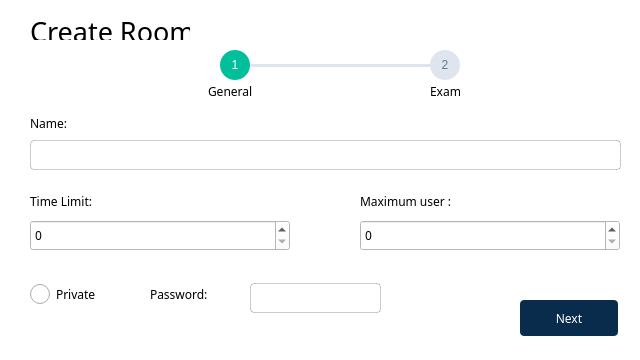
<?xml version="1.0" encoding="UTF-8"?>
<ui version="4.0">
 <class>CreateRoomDiaLog</class>
 <widget class="QDialog" name="CreateRoomDiaLog">
  <property name="geometry">
   <rect>
    <x>0</x>
    <y>0</y>
    <width>640</width>
    <height>360</height>
   </rect>
  </property>
  <property name="windowTitle">
   <string>Dialog</string>
  </property>
  <property name="styleSheet">
   <string notr="true">background-color: #fff;</string>
  </property>
  <widget class="QLabel" name="label">
   <property name="geometry">
    <rect>
     <x>30</x>
     <y>20</y>
     <width>160</width>
     <height>22</height>
    </rect>
   </property>
   <property name="font">
    <font>
     <family>Source Sans 3 Medium</family>
     <pointsize>20</pointsize>
     <weight>50</weight>
     <bold>false</bold>
    </font>
   </property>
   <property name="text">
    <string>Create Room</string>
   </property>
  </widget>
  <widget class="QStackedWidget" name="stackedWidget">
   <property name="geometry">
    <rect>
     <x>0</x>
     <y>40</y>
     <width>641</width>
     <height>311</height>
    </rect>
   </property>
   <widget class="QWidget" name="page">
    <widget class="QLabel" name="label_4">
     <property name="geometry">
      <rect>
       <x>30</x>
       <y>72</y>
       <width>75</width>
       <height>22</height>
      </rect>
     </property>
     <property name="font">
      <font>
       <family>Source Sans 3</family>
      </font>
     </property>
     <property name="text">
      <string>Name:</string>
     </property>
    </widget>
    <widget class="QLineEdit" name="nameLineEdit">
     <property name="geometry">
      <rect>
       <x>30</x>
       <y>100</y>
       <width>591</width>
       <height>30</height>
      </rect>
     </property>
     <property name="font">
      <font>
       <family>Source Sans 3</family>
       <pointsize>13</pointsize>
      </font>
     </property>
     <property name="styleSheet">
      <string notr="true">border: 1px solid rgba(0,0,0,0.2);
border-radius: 4px;
padding-left: 10px;
</string>
     </property>
    </widget>
    <widget class="QLabel" name="label_5">
     <property name="geometry">
      <rect>
       <x>30</x>
       <y>150</y>
       <width>91</width>
       <height>22</height>
      </rect>
     </property>
     <property name="font">
      <font>
       <family>Source Sans 3</family>
      </font>
     </property>
     <property name="text">
      <string>Time Limit:</string>
     </property>
    </widget>
    <widget class="QLabel" name="capacity_label">
     <property name="geometry">
      <rect>
       <x>360</x>
       <y>150</y>
       <width>121</width>
       <height>22</height>
      </rect>
     </property>
     <property name="font">
      <font>
       <family>Source Sans 3</family>
      </font>
     </property>
     <property name="text">
      <string>Maximum user :</string>
     </property>
    </widget>
    <widget class="QRadioButton" name="privateRadioButton">
     <property name="geometry">
      <rect>
       <x>30</x>
       <y>240</y>
       <width>111</width>
       <height>28</height>
      </rect>
     </property>
     <property name="font">
      <font>
       <family>Source Sans 3</family>
      </font>
     </property>
     <property name="styleSheet">
      <string notr="true">QRadioButton::indicator {
	width: 20px; 
	height: 20px;
}</string>
     </property>
     <property name="text">
      <string>Private</string>
     </property>
    </widget>
    <widget class="QPushButton" name="nextButton">
     <property name="geometry">
      <rect>
       <x>520</x>
       <y>260</y>
       <width>98</width>
       <height>36</height>
      </rect>
     </property>
     <property name="font">
      <font>
       <family>Source Sans 3 SemiBold</family>
      </font>
     </property>
     <property name="cursor">
      <cursorShape>PointingHandCursor</cursorShape>
     </property>
     <property name="styleSheet">
      <string notr="true">#nextButton {
	background-color: rgb(9, 44, 76);
	border: none;
	color: #fff;
	border-radius: 4px;
}

#nextButton:hover {
	background-color: rgba(9, 44, 76, 0.9);
}</string>
     </property>
     <property name="text">
      <string>Next</string>
     </property>
    </widget>
    <widget class="QSpinBox" name="timeSpinBox">
     <property name="geometry">
      <rect>
       <x>30</x>
       <y>180</y>
       <width>260</width>
       <height>31</height>
      </rect>
     </property>
     <property name="font">
      <font>
       <family>Source Sans 3</family>
      </font>
     </property>
    </widget>
    <widget class="QSpinBox" name="capacitySpinBox">
     <property name="geometry">
      <rect>
       <x>360</x>
       <y>180</y>
       <width>260</width>
       <height>31</height>
      </rect>
     </property>
     <property name="font">
      <font>
       <family>Source Sans 3</family>
      </font>
     </property>
    </widget>
    <widget class="QWidget" name="widget" native="true">
     <property name="geometry">
      <rect>
       <x>160</x>
       <y>0</y>
       <width>401</width>
       <height>71</height>
      </rect>
     </property>
     <widget class="QLabel" name="label_6">
      <property name="geometry">
       <rect>
        <x>60</x>
        <y>10</y>
        <width>30</width>
        <height>30</height>
       </rect>
      </property>
      <property name="styleSheet">
       <string notr="true">background-color:  rgb(0, 191, 154);
border-radius: 15px;
color: #fff</string>
      </property>
      <property name="text">
       <string>1</string>
      </property>
      <property name="alignment">
       <set>Qt::AlignCenter</set>
      </property>
     </widget>
     <widget class="QLabel" name="label_17">
      <property name="geometry">
       <rect>
        <x>48</x>
        <y>40</y>
        <width>61</width>
        <height>22</height>
       </rect>
      </property>
      <property name="font">
       <font>
        <family>Source Sans 3</family>
       </font>
      </property>
      <property name="text">
       <string>General</string>
      </property>
     </widget>
     <widget class="QLabel" name="label_18">
      <property name="geometry">
       <rect>
        <x>270</x>
        <y>10</y>
        <width>30</width>
        <height>30</height>
       </rect>
      </property>
      <property name="styleSheet">
       <string notr="true">background-color: #DEE5EF;
border-radius: 15px;
color: #67758D; </string>
      </property>
      <property name="text">
       <string>2</string>
      </property>
      <property name="alignment">
       <set>Qt::AlignCenter</set>
      </property>
     </widget>
     <widget class="QLabel" name="label_19">
      <property name="geometry">
       <rect>
        <x>245</x>
        <y>40</y>
        <width>81</width>
        <height>22</height>
       </rect>
      </property>
      <property name="font">
       <font>
        <family>Source Sans 3</family>
       </font>
      </property>
      <property name="text">
       <string>Exam</string>
      </property>
      <property name="alignment">
       <set>Qt::AlignCenter</set>
      </property>
     </widget>
     <widget class="QWidget" name="widget_3" native="true">
      <property name="geometry">
       <rect>
        <x>90</x>
        <y>24</y>
        <width>181</width>
        <height>3</height>
       </rect>
      </property>
      <property name="styleSheet">
       <string notr="true">background-color: #DEE5EF;</string>
      </property>
     </widget>
    </widget>
    <widget class="QWidget" name="passwordInput" native="true">
     <property name="geometry">
      <rect>
       <x>140</x>
       <y>233</y>
       <width>261</width>
       <height>51</height>
      </rect>
     </property>
     <widget class="QLabel" name="label_7">
      <property name="enabled">
       <bool>true</bool>
      </property>
      <property name="geometry">
       <rect>
        <x>10</x>
        <y>10</y>
        <width>81</width>
        <height>22</height>
       </rect>
      </property>
      <property name="font">
       <font>
        <family>Source Sans 3</family>
       </font>
      </property>
      <property name="text">
       <string>Password:</string>
      </property>
     </widget>
     <widget class="QLineEdit" name="passwordLineEdit">
      <property name="geometry">
       <rect>
        <x>110</x>
        <y>10</y>
        <width>131</width>
        <height>30</height>
       </rect>
      </property>
      <property name="font">
       <font>
        <family>Source Sans 3</family>
       </font>
      </property>
      <property name="styleSheet">
       <string notr="true">border: 1px solid rgba(0,0,0,0.2);
border-radius: 4px;
padding-left: 10px;
</string>
      </property>
     </widget>
    </widget>
   </widget>
   <widget class="QWidget" name="page_2">
    <widget class="QLabel" name="label_8">
     <property name="geometry">
      <rect>
       <x>30</x>
       <y>72</y>
       <width>75</width>
       <height>22</height>
      </rect>
     </property>
     <property name="font">
      <font>
       <family>Source Sans 3</family>
      </font>
     </property>
     <property name="text">
      <string>Category:</string>
     </property>
    </widget>
    <widget class="QComboBox" name="categoryComboBox">
     <property name="geometry">
      <rect>
       <x>30</x>
       <y>100</y>
       <width>601</width>
       <height>30</height>
      </rect>
     </property>
     <property name="font">
      <font>
       <family>Source Sans 3</family>
      </font>
     </property>
     <property name="styleSheet">
      <string notr="true"/>
     </property>
    </widget>
    <widget class="QLabel" name="label_9">
     <property name="geometry">
      <rect>
       <x>30</x>
       <y>160</y>
       <width>75</width>
       <height>22</height>
      </rect>
     </property>
     <property name="font">
      <font>
       <family>Source Sans 3</family>
      </font>
     </property>
     <property name="styleSheet">
      <string notr="true">color: #000;</string>
     </property>
     <property name="text">
      <string>Level 1:</string>
     </property>
    </widget>
    <widget class="QSpinBox" name="level1SpinBox">
     <property name="geometry">
      <rect>
       <x>30</x>
       <y>190</y>
       <width>80</width>
       <height>31</height>
      </rect>
     </property>
     <property name="font">
      <font>
       <family>Source Sans 3</family>
      </font>
     </property>
     <property name="styleSheet">
      <string notr="true"/>
     </property>
    </widget>
    <widget class="QLabel" name="label_10">
     <property name="geometry">
      <rect>
       <x>160</x>
       <y>160</y>
       <width>75</width>
       <height>22</height>
      </rect>
     </property>
     <property name="font">
      <font>
       <family>Source Sans 3</family>
      </font>
     </property>
     <property name="styleSheet">
      <string notr="true">color: #000;</string>
     </property>
     <property name="text">
      <string>Level 2:</string>
     </property>
    </widget>
    <widget class="QLabel" name="label_11">
     <property name="geometry">
      <rect>
       <x>420</x>
       <y>160</y>
       <width>75</width>
       <height>22</height>
      </rect>
     </property>
     <property name="font">
      <font>
       <family>Source Sans 3</family>
      </font>
     </property>
     <property name="styleSheet">
      <string notr="true">color: #000;</string>
     </property>
     <property name="text">
      <string>Level 4:</string>
     </property>
    </widget>
    <widget class="QSpinBox" name="level2SpinBox">
     <property name="geometry">
      <rect>
       <x>160</x>
       <y>190</y>
       <width>80</width>
       <height>31</height>
      </rect>
     </property>
     <property name="font">
      <font>
       <family>Source Sans 3</family>
      </font>
     </property>
    </widget>
    <widget class="QSpinBox" name="level3SpinBox">
     <property name="geometry">
      <rect>
       <x>290</x>
       <y>190</y>
       <width>80</width>
       <height>31</height>
      </rect>
     </property>
     <property name="font">
      <font>
       <family>Source Sans 3</family>
      </font>
     </property>
    </widget>
    <widget class="QLabel" name="label_12">
     <property name="geometry">
      <rect>
       <x>30</x>
       <y>240</y>
       <width>81</width>
       <height>22</height>
      </rect>
     </property>
     <property name="font">
      <font>
       <family>Source Sans 3</family>
      </font>
     </property>
     <property name="styleSheet">
      <string notr="true">color: #000;</string>
     </property>
     <property name="text">
      <string>Max score:</string>
     </property>
    </widget>
    <widget class="QLabel" name="totalScoreLabel">
     <property name="geometry">
      <rect>
       <x>110</x>
       <y>240</y>
       <width>75</width>
       <height>22</height>
      </rect>
     </property>
     <property name="font">
      <font>
       <family>Source Sans 3 SemiBold</family>
       <weight>50</weight>
       <bold>false</bold>
      </font>
     </property>
     <property name="text">
      <string>0</string>
     </property>
    </widget>
    <widget class="QPushButton" name="createButton">
     <property name="geometry">
      <rect>
       <x>530</x>
       <y>260</y>
       <width>98</width>
       <height>36</height>
      </rect>
     </property>
     <property name="font">
      <font>
       <family>Source Sans 3 SemiBold</family>
      </font>
     </property>
     <property name="cursor">
      <cursorShape>PointingHandCursor</cursorShape>
     </property>
     <property name="styleSheet">
      <string notr="true">#createButton {
	background-color: rgb(9, 44, 76);
	border: none;
	color: #fff;
	border-radius: 4px;
}

#createButton:hover {
	background-color: rgba(9, 44, 76, 0.9);
}</string>
     </property>
     <property name="text">
      <string>Create</string>
     </property>
    </widget>
    <widget class="QWidget" name="widget_4" native="true">
     <property name="geometry">
      <rect>
       <x>160</x>
       <y>0</y>
       <width>401</width>
       <height>71</height>
      </rect>
     </property>
     <widget class="QLabel" name="label_20">
      <property name="geometry">
       <rect>
        <x>60</x>
        <y>10</y>
        <width>30</width>
        <height>30</height>
       </rect>
      </property>
      <property name="styleSheet">
       <string notr="true">background-color:  rgb(0, 191, 154);
border-radius: 15px;
color: #fff</string>
      </property>
      <property name="text">
       <string>1</string>
      </property>
      <property name="alignment">
       <set>Qt::AlignCenter</set>
      </property>
     </widget>
     <widget class="QLabel" name="label_21">
      <property name="geometry">
       <rect>
        <x>48</x>
        <y>40</y>
        <width>81</width>
        <height>22</height>
       </rect>
      </property>
      <property name="font">
       <font>
        <family>Source Sans 3</family>
       </font>
      </property>
      <property name="text">
       <string>General</string>
      </property>
     </widget>
     <widget class="QLabel" name="label_22">
      <property name="geometry">
       <rect>
        <x>270</x>
        <y>10</y>
        <width>30</width>
        <height>30</height>
       </rect>
      </property>
      <property name="styleSheet">
       <string notr="true">background-color:  rgb(0, 191, 154);
border-radius: 15px;
color: #fff; </string>
      </property>
      <property name="text">
       <string>2</string>
      </property>
      <property name="alignment">
       <set>Qt::AlignCenter</set>
      </property>
     </widget>
     <widget class="QLabel" name="label_23">
      <property name="geometry">
       <rect>
        <x>245</x>
        <y>40</y>
        <width>81</width>
        <height>22</height>
       </rect>
      </property>
      <property name="font">
       <font>
        <family>Source Sans 3</family>
       </font>
      </property>
      <property name="text">
       <string>Exam</string>
      </property>
      <property name="alignment">
       <set>Qt::AlignCenter</set>
      </property>
     </widget>
     <widget class="QWidget" name="widget_5" native="true">
      <property name="geometry">
       <rect>
        <x>90</x>
        <y>24</y>
        <width>181</width>
        <height>3</height>
       </rect>
      </property>
      <property name="styleSheet">
       <string notr="true">background-color:  rgb(0, 191, 154);</string>
      </property>
     </widget>
    </widget>
    <widget class="QPushButton" name="backButton">
     <property name="geometry">
      <rect>
       <x>410</x>
       <y>260</y>
       <width>98</width>
       <height>36</height>
      </rect>
     </property>
     <property name="font">
      <font>
       <family>Source Sans 3 SemiBold</family>
      </font>
     </property>
     <property name="cursor">
      <cursorShape>PointingHandCursor</cursorShape>
     </property>
     <property name="styleSheet">
      <string notr="true">#backButton {
	color: rgb(9, 44, 76);
	border: 1px solid rgb(9, 44, 76);
	border-radius: 4px;
}

#backButton:hover {
	background-color: rgba(255, 255, 255, 0.8);
}</string>
     </property>
     <property name="text">
      <string>Back</string>
     </property>
    </widget>
    <widget class="QSpinBox" name="level4SpinBox">
     <property name="geometry">
      <rect>
       <x>420</x>
       <y>190</y>
       <width>80</width>
       <height>31</height>
      </rect>
     </property>
     <property name="font">
      <font>
       <family>Source Sans 3</family>
      </font>
     </property>
    </widget>
    <widget class="QSpinBox" name="level5SpinBox">
     <property name="geometry">
      <rect>
       <x>550</x>
       <y>190</y>
       <width>80</width>
       <height>31</height>
      </rect>
     </property>
     <property name="font">
      <font>
       <family>Source Sans 3</family>
      </font>
     </property>
    </widget>
    <widget class="QLabel" name="label_24">
     <property name="geometry">
      <rect>
       <x>290</x>
       <y>160</y>
       <width>75</width>
       <height>22</height>
      </rect>
     </property>
     <property name="font">
      <font>
       <family>Source Sans 3</family>
      </font>
     </property>
     <property name="styleSheet">
      <string notr="true">color: #000;
</string>
     </property>
     <property name="text">
      <string>Level 3:</string>
     </property>
    </widget>
    <widget class="QLabel" name="label_25">
     <property name="geometry">
      <rect>
       <x>550</x>
       <y>160</y>
       <width>75</width>
       <height>22</height>
      </rect>
     </property>
     <property name="font">
      <font>
       <family>Source Sans 3</family>
      </font>
     </property>
     <property name="styleSheet">
      <string notr="true">color: #000;</string>
     </property>
     <property name="text">
      <string>Level 5:</string>
     </property>
    </widget>
   </widget>
  </widget>
 </widget>
 <resources/>
 <connections/>
</ui>
